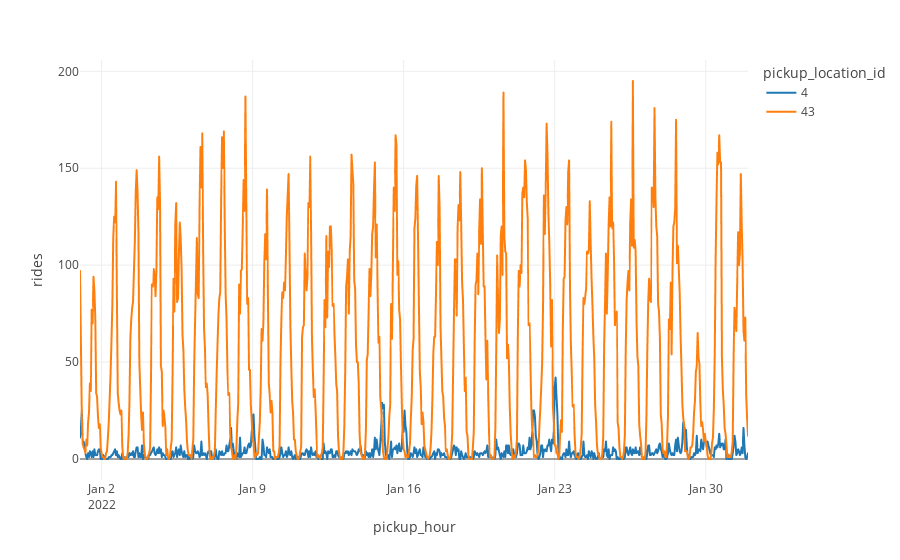

This figure's notebook cell:
### Code cell
def plot_rides(
        rides: pd.DataFrame,
        locations: Optional[List[int]] = None
) -> None:
    """
    Plot a line chart of the number of rides over time for specified pickup locations using Plotly.

    Parameters:
    - rides (pd.DataFrame): DataFrame containing ride information. It must have columns 'pickup_hour', 'rides', and 'pickup_location_id'.
    - locations (Optional[List[int]], default=None): A list of pickup_location_id values to be plotted. 
        If None, all locations in the 'rides' DataFrame will be plotted.

    Returns:
    None: Shows the plot using Plotly.
    
    Example:
    >>> plot_rides(df_rides, locations=[123, 456])
    """
    
    rides_to_plot = rides[rides.pickup_location_id.isin(locations)] if locations else rides

    fig = px.line(
        rides_to_plot,
        x='pickup_hour',
        y='rides',
        color='pickup_location_id',
        template='none'
    )

    fig.show()

# plot the rides for locations 4 and 43
plot_rides(agg_rides_all_slots, locations=[4, 43])

### Figure 1 — Plotly figure (JSON) as saved in the notebook; plotly's stock layout.template omitted (floating-point values rounded to 4 significant figures; data arrays with more than 128 entries replaced by an {"elided": "..."} marker saying what was removed)
{"data": [{"hovertemplate": "pickup_location_id=4<br>pickup_hour=%{x}<br>rides=%{y}<extra></extra>", "legendgroup": "4", "line": {"color": "#1F77B4", "dash": "solid"}, "marker": {"symbol": "circle"}, "mode": "lines", "name": "4", "showlegend": true, "type": "scattergl", "x": {"elided": "744 str values"}, "xaxis": "x", "y": {"elided": "744 int values"}, "yaxis": "y"}, {"hovertemplate": "pickup_location_id=43<br>pickup_hour=%{x}<br>rides=%{y}<extra></extra>", "legendgroup": "43", "line": {"color": "#FF7F0E", "dash": "solid"}, "marker": {"symbol": "circle"}, "mode": "lines", "name": "43", "showlegend": true, "type": "scattergl", "x": {"elided": "744 str values"}, "xaxis": "x", "y": {"elided": "744 int values"}, "yaxis": "y"}], "layout": {"legend": {"title": {"text": "pickup_location_id"}, "tracegroupgap": 0}, "margin": {"t": 60}, "xaxis": {"anchor": "y", "domain": [0, 1], "title": {"text": "pickup_hour"}}, "yaxis": {"anchor": "x", "domain": [0, 1], "title": {"text": "rides"}}}}
